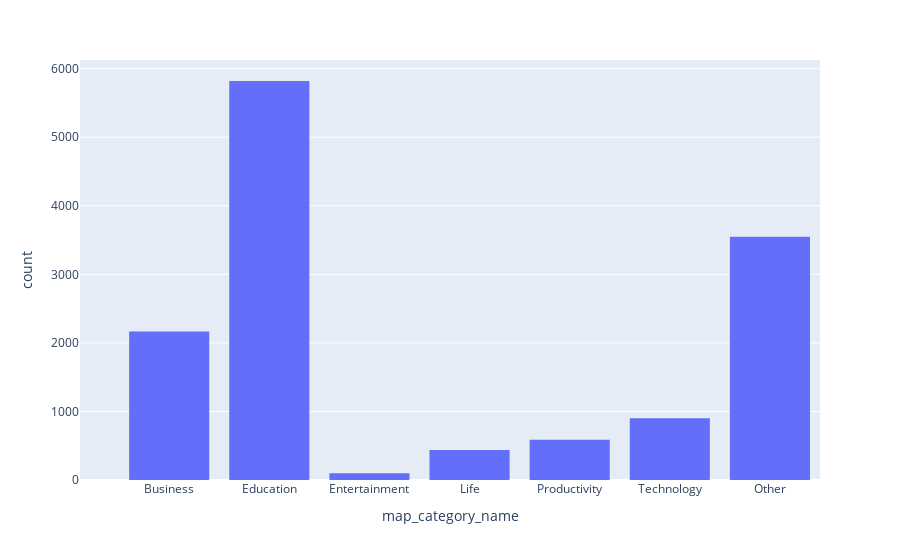

Notebook source saved alongside this figure:
### Markdown cell above
Given the distribution of the categories of the mindmaps a model to classify the maps is definitely feasible. There are some under-represented categories but in general a model could learn to classify the maps with satisfactory accuracy.

### Code cell
fig = px.histogram(maps_df, x="map_category_name", category_orders=dict(category=maps_df["map_category_name"].unique()))
fig.show()

### Figure 1 — Plotly figure (JSON) as saved in the notebook; plotly's stock layout.template omitted (floating-point values rounded to 4 significant figures; data arrays with more than 128 entries replaced by an {"elided": "..."} marker saying what was removed)
{"data": [{"alignmentgroup": "True", "bingroup": "x", "hovertemplate": "map_category_name=%{x}<br>count=%{y}<extra></extra>", "legendgroup": "", "marker": {"color": "#636efa", "pattern": {"shape": ""}}, "name": "", "offsetgroup": "", "orientation": "v", "showlegend": false, "type": "histogram", "x": {"elided": "13560 str values"}, "xaxis": "x", "yaxis": "y"}], "layout": {"autosize": true, "barmode": "relative", "legend": {"tracegroupgap": 0}, "margin": {"t": 60}, "xaxis": {"anchor": "y", "autorange": false, "domain": [0, 1], "range": [-0.8908, 6.5], "title": {"text": "map_category_name"}, "type": "category"}, "yaxis": {"anchor": "x", "autorange": true, "domain": [0, 1], "range": [0, 6126.0], "title": {"text": "count"}}}}
